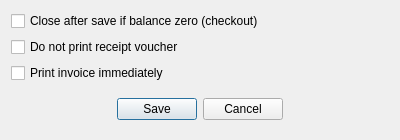
<?xml version="1.0" encoding="UTF-8"?>
<ui version="4.0">
 <class>DlgInvoicePaymentOptions</class>
 <widget class="QDialog" name="DlgInvoicePaymentOptions">
  <property name="geometry">
   <rect>
    <x>0</x>
    <y>0</y>
    <width>400</width>
    <height>128</height>
   </rect>
  </property>
  <property name="windowTitle">
   <string>Payment dialog options</string>
  </property>
  <layout class="QVBoxLayout" name="verticalLayout">
   <item>
    <widget class="QCheckBox" name="chCloseAfterSaveCheckout">
     <property name="text">
      <string>Close after save if balance zero (checkout)</string>
     </property>
    </widget>
   </item>
   <item>
    <widget class="QCheckBox" name="chDoNotPrintVoucher">
     <property name="text">
      <string>Do not print receipt voucher</string>
     </property>
    </widget>
   </item>
   <item>
    <widget class="QCheckBox" name="chAutoPrintInvoice">
     <property name="text">
      <string>Print invoice immediately</string>
     </property>
    </widget>
   </item>
   <item>
    <widget class="QWidget" name="widget" native="true">
     <layout class="QHBoxLayout" name="horizontalLayout">
      <item>
       <spacer name="horizontalSpacer">
        <property name="orientation">
         <enum>Qt::Horizontal</enum>
        </property>
        <property name="sizeHint" stdset="0">
         <size>
          <width>95</width>
          <height>20</height>
         </size>
        </property>
       </spacer>
      </item>
      <item>
       <widget class="QPushButton" name="bntSave">
        <property name="text">
         <string>Save</string>
        </property>
       </widget>
      </item>
      <item>
       <widget class="QPushButton" name="btnCancel">
        <property name="text">
         <string>Cancel</string>
        </property>
       </widget>
      </item>
      <item>
       <spacer name="horizontalSpacer_2">
        <property name="orientation">
         <enum>Qt::Horizontal</enum>
        </property>
        <property name="sizeHint" stdset="0">
         <size>
          <width>95</width>
          <height>20</height>
         </size>
        </property>
       </spacer>
      </item>
     </layout>
    </widget>
   </item>
  </layout>
 </widget>
 <resources/>
 <connections/>
</ui>
